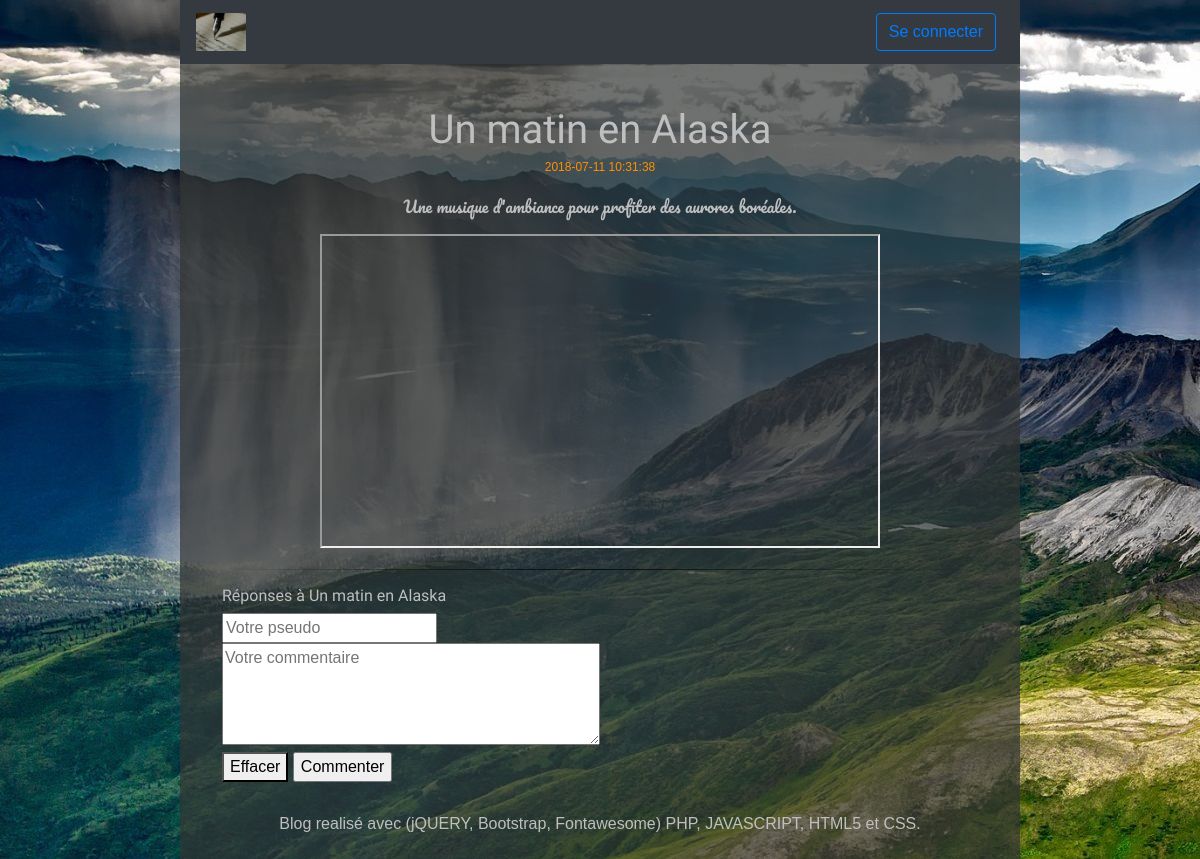
The page /index.php?action=getPost&id=167 on the database as committed earlier.
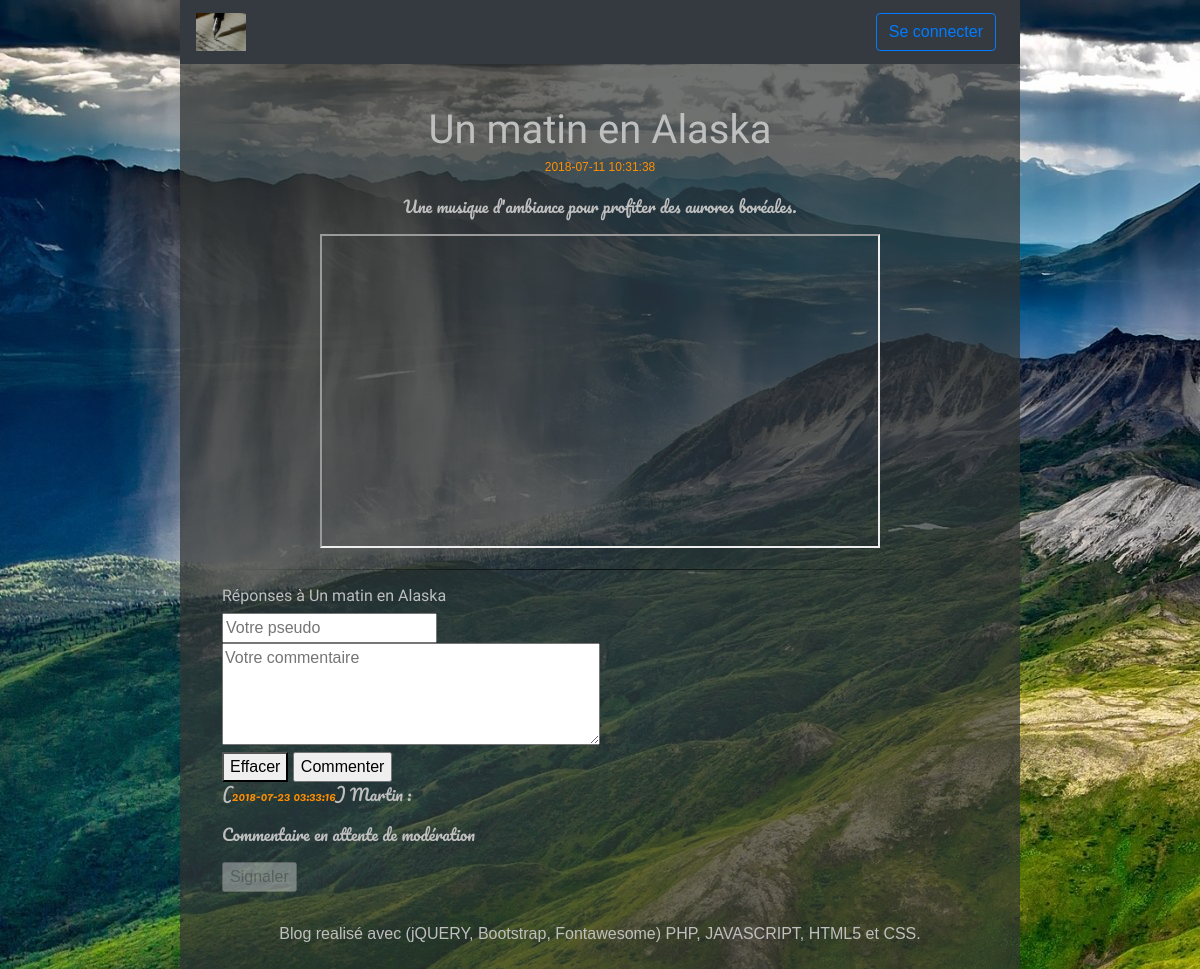
The same page on the database as committed later.
### tables this page shows
CREATE TABLE `t_post` (
  `BIL_ID` int(11) NOT NULL,
  `BIL_DATE` datetime NOT NULL,
  `BIL_TITLE` varchar(100) NOT NULL,
  `BIL_CONTENT` longtext NOT NULL
);

CREATE TABLE `t_comment` (
  `COM_ID` int(11) NOT NULL,
  `COM_DATE` datetime NOT NULL,
  `COM_AUTHOR` varchar(100) NOT NULL,
  `COM_CONTENT` varchar(200) NOT NULL,
  `BIL_ID` int(11) NOT NULL,
  `COM_FLAG` tinyint(1) NOT NULL DEFAULT '0'
);

### Controller/ControllerPost.php (called while the page is built, shortened)
<?php
class ControllerPost {
    private $postManager;
    private $commentManager;
    public function __construct() {
        $this->postManager = new PostManager();
        $this->commentManager = new CommentManager();
    }
    public function getPost($idPost) {
        $post = $this->postManager->getPost($idPost);
        $comments = $this->commentManager->getComments($idPost);
        $view = new View("Post");
        $view->generate(array('post' => $post, 'comments' => $comments));
    }
}

### index.php (called while the page is built, shortened)
<?php
require_once 'Autoloader.php';
$router = new Router();
$router->routeRequest();

### Model/PostManager.php (called while the page is built, shortened)
<?php
class PostManager extends Model {
    public function getPost($idPost) {
        $sql = 'SELECT BIL_ID as id, BIL_DATE as date, BIL_TITLE as title, BIL_CONTENT as content '
             . 'FROM T_POST '
             . 'WHERE BIL_ID = ?';
        $post = $this->executeRequest($sql, array($idPost));
        if ($post->rowCount() == 1){
            $data = $post->fetch();
            return new Post($data);
        }else{
            throw new Exception("No post corresponds to the ID '$idPost'");
        }
    }
}

### Model/Model.php (called while the page is built, shortened)
<?php
abstract class Model {
    private $_db;
    protected function executeRequest($sql, $params = null) {
        if ($params == null) {
            $result = $this->getDb()->query($sql);
        }
        else {
            $result = $this->getDb()->prepare($sql);
            $result->execute($params);
        }
        return $result;
    }
    private function getDb() {
        if ($this->_db == null) {
            $this->_db = new PDO('mysql:host=localhost;dbname=jean_forteroche_blog;charset=utf8', 'root', '', array(PDO::ATTR_ERRMODE => PDO::ERRMODE_EXCEPTION));
        }
        return $this->_db;
    }
}

### Autoloader.php (called while the page is built, shortened)
<?php
class Autoloader {
    public static function autoload($class){
        $directory = array( 'Model/', 'Controller/', 'View/');
        foreach ($directory as $current_dir) {
            $file = $current_dir . $class .'.php';
            if(file_exists($file)){
                return;
            }
        }
    }
}

### Model/Post.php (called while the page is built, shortened)
<?php
class Post {
    private $_date;
    private $_title;
    private $_content;
    public function hydrate($data) {
        foreach ($data as $key => $value){
            $method = 'set' . ucfirst($key);
        }
    }
    public function getDate() {
        return $this->_date;
    }
    public function getTitle() {
        return $this->_title;
    }
    public function getContent() {
        return $this->_content;
    }
    public function setId($id) {
        $ID = (int) $id;
    }
    public function setDate($date = '') {
        if(is_string($date)) {
            $format = 'Y-m-d H:i:s';
            $datecheck = DateTime::createFromFormat($format, $date);
            if($datecheck){
                $datecheck = $datecheck->format($format);
                if($datecheck == $date){
                        $this->_date = $date;
                }
            } else {
                $this->_date = date("Y-m-d H:i:s");
            }
        }
    }
    public function setTitle($title) {
        if(is_string($title)){
            if((strlen(utf8_decode($title))) >= 1 && (strlen(utf8_decode($title))) < 100){
                $this->_title = $title;
            }
        }
    }
    public function setContent($content) {
        if(is_string($content)){
            if((strlen(utf8_decode($content))) > 1){
                $this->_content = $content;
            }
        }
    }
}

### Model/CommentManager.php (called while the page is built, shortened)
<?php
class CommentManager extends Model {
    public function getComments($idPost) {
        $comments = [];
        $sql = 'SELECT COM_ID as idComment, COM_DATE as date, COM_AUTHOR as author, COM_CONTENT as content, BIL_ID as idPost, COM_FLAG as flag '
             . 'FROM T_COMMENT '
             . 'WHERE BIL_ID = ?';
        $req = $this->executeRequest($sql, array($idPost));
        while ($data = $req->fetch(PDO::FETCH_ASSOC)) {
            $comments[] = new Comment($data);
        }
        return $comments;
    }
}

### Model/Comment.php (called while the page is built, shortened)
<?php
class Comment {
    private $_date;
    private $_author;
    private $_flag;
    public function hydrate($data) {
        foreach ($data as $key => $value){
            $method = 'set' . ucfirst($key);
        }
    }
    public function getDate() {
        return $this->_date;
    }
    public function getAuthor() {
        return $this->_author;
    }
    public function getFlag() {
        return $this->_flag;
    }
    public function setIdComment($id) {
        $ID = (int) $id;
    }
    public function setDate($date = '') {
        $format = 'Y-m-d H:i:s';
        $datecheck = DateTime::createFromFormat($format, $date);
        if($datecheck){
            $datecheck = $datecheck->format($format);
            if($datecheck == $date){
                    $this->_date = $date;
            }
        } else {
            $this->_date = date("Y-m-d H:i:s");
        }
    }
    public function setAuthor($author) {
        if(is_string($author)){
            if((strlen(utf8_decode($author))) > 1 && (strlen(utf8_decode($author))) < 100){
                $this->_author = $author;
            }
        }
    }
    public function setIdPost($idPost) {
        $ID = (int) $idPost;
    }
    public function setFlag($state = 0) {
        $state = (bool)$state;
        $this->_flag = $state;
    }
}

### View/Frontend/viewPost.php (the view, shortened to what this page needs)
<?php $this->title = "Jean Forteroche - " . $post->getTitle(); ?>
<article>
    <header>
        <h1 class="titlePost"><?= $post->getTitle(); ?></h1>
        <time><?= $post->getDate(); ?></time>
    </header>
    <p><?= $post->getContent(); ?></p>
</article>
<hr />
<header>
  <h1 id="titleReponses">Réponses à <?= $post->getTitle(); ?></h1>
</header>
<form method="post" action="index.php?action=addcomment">
    <input id="author" name="author" type="text" placeholder="Votre pseudo" required /><br />
    <textarea id="txtComment" name="content" rows="4" placeholder="Votre commentaire" required></textarea><br />
    <button type="reset">Effacer</button>
    <input type="submit" value="Commenter" />
</form>
<?php foreach ($comments as $comment): ?>
    <article>
        <p>(<time><?= $comment->getDate(); ?></time>) <?= $comment->getAuthor(); ?> :</p>
        <p><?php if($comment->getFlag() == FALSE){echo(preg_replace('/(?:\s*<br[^>]*>\s*){2,}/s', "<br>", nl2br(htmlspecialchars(trim($comment->getContent()), ENT_QUOTES))));} else {echo 'Commentaire en attente de modération';} ?></p>
        <form method="post" action="index.php?action=reportcomment">
            <input type="submit" value="Signaler"<?php if($comment->getFlag() !== FALSE){?> disabled<?php } ?>/>
        </form>
    </article>
<?php endforeach; ?>

### View/template.php (shortened to what this page needs)
<!doctype html>
<html lang="en">
    <head>
        <link rel="stylesheet" href="https://use.fontawesome.com/releases/v5.0.13/css/all.css">
        <link rel="stylesheet" href="https://stackpath.bootstrapcdn.com/bootstrap/4.1.1/css/bootstrap.min.css" />
        <link rel="stylesheet" href="Content/style.css" />
    </head>
    <body class="noscroll">
        <div id="global">
            <nav id="navigationMenu" class="navbar navbar-expand-sm bg-dark navbar-dark sticky-top" role="navigation">
                <a class="navbar-brand" href="index.php"><img src="Content/images/writepen.jpg" id="logo" alt="Billet simple pour l'Alaska"></a>
                <div class="collapse navbar-collapse" id="navbarToggler">
                    <ul class="navbar-nav" id="loginState">
                        <li class="nav-item">
                            <?php if(isset($_SESSION['session']['username'])){?> <a class="btn btn-outline-primary mr-2" href="index.php?action=logout">Se déconnecter</a> <?php } else {?> <button type="button" class="btn btn-outline-primary mr-2" data-toggle="modal" data-target="#modalLogin">Se connecter</button> <?php } ?>
                        </li>
                    </ul>
                </div>
            </nav>
            <div id="globalMargin">
                <div id="content">
                    <?= $content ?>
                </div>
                <footer id="footerBlog">
                    Blog realisé avec  (jQUERY, Bootstrap, Fontawesome) PHP, JAVASCRIPT, HTML5 et CSS.
                </footer>
            </div>
        </div>
    </body>
</html>

### Controller/Router.php (shortened to what this page needs)
<?php
class Router {
    private $ctrlPost;
    public function __construct() {
        $this->ctrlPost = new ControllerPost();
        $this->action = $this->getParameter($_GET, 'action');
        $this->accreditation = $this->getParameter($_SESSION['session'], 'accreditation');
    }
    public function routeRequest() {
        try {
            switch ($this->accreditation) {
                default:
                    switch ($this->action) {
                        case "getPost":
                            $idPost = (int)($this->getParameter($_GET, 'id'));
                            if ($idPost != 0) {
                                $this->ctrlPost->getPost($idPost);
                            }
                            else {
                                throw new Exception("Invalid post ID");
                            }
                            break;
                    }
                    break;
            }
        }
        catch (Exception $e) {
            $this->error($e->getMessage());
        }
    }
    private function getParameter($array, $name) {
        if (isset($array[$name])) {
            return $array[$name];
        }
        else
            return NULL;
    }
}

### View/View.php (shortened to what this page needs)
<?php
class View {
    private $file;
    private $title;
    public function __construct($action) {
        $directory = array('View/', 'View/Frontend/', 'View/Backend/');
        foreach ($directory as $current_dir) {
            $file = $current_dir . 'view' . $action .'.php';
            if(file_exists($file)){
                $this->file = $file;
                return;
            }
        }
    }
    public function generate($data = []) {
        $content = $this->generateFile($this->file, $data);
        $view = $this->generateFile('View/template.php', array('title' => $this->title, 'content' => $content));
        echo $view;
    }
    private function generateFile($file, $data) {
        if (file_exists($file)) {
            extract($data);
            require $file;
            return ob_get_clean();
        }
        else {
            throw new Exception("File '$file' not found");
        }
    }
}

### Content/style.css (style rules this page uses)
html, body { height: 100%; }
body { color: #bfbfbf; background-image: url('images/background-alaska.jpg'); background-repeat: no-repeat; background-attachment: fixed; font-family: 'Futura-Medium', 'Futura', 'Trebuchet MS', sans-serif; }
p { font-family: 'Pacifico', cursive; }
h1, h2, h3, h4, h5, h6 { font-family: 'Amatic SC', cursive; }
article header { text-align: center; }
hr { border: 0; height: 1px; background-image: linear-gradient(to right, rgba(0, 0, 0, 0), rgba(0, 0, 0, 0.75), rgba(0, 0, 0, 0)); }
#logo { width: 50px; }
.titlePost { margin-bottom : 0px; }
#global { min-height: 100%; background: rgba(51, 53, 52, 0.7); width: 70%; margin: auto; text-align: justify; }
#globalMargin { padding: 5%; }
#content { margin-bottom : 30px; }
#titleBlog, #footerBlog { text-align: center; }
#titleReponses { font-size : 100%; }
#txtComment { width: 50%; }
time { font-size: 75%; color: #ff8f00; }
nav#navigationMenu { padding-right: 1em!important; margin-right: 0px!important; }

Rows that differ between the two databases and show on the page:
added t_comment: COM_DATE "2018-07-23 03:33:16", COM_AUTHOR "Martin", shows "Commentaire en attente de modération", COM_FLAG "Signaler"
